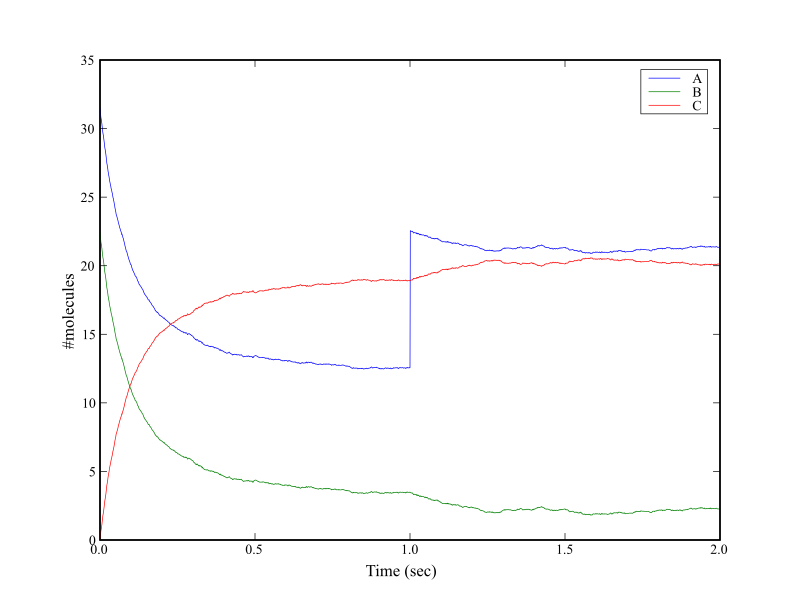

Write the Python code that produced this figure.
import steps.model as smodel
import steps.geom.core as sgeom
import steps.rng as srng
import steps.wmdirect as swmdirect

import numpy
from pylab import *

# # # # # # # # # # # # # # # # # # # # # # # # # # # # # # # # # # # # 

mdl = smodel.Model()

molA = smodel.Spec('molA', mdl)
molB = smodel.Spec('molB', mdl)
molC = smodel.Spec('molC', mdl)

volsys = smodel.Volsys('vsys', mdl)

kreac_f = smodel.Reac('kreac_f', volsys, lhs=['molA',molB], rhs=[molC])
kreac_f.kcst = 0.3e6
kreac_b = smodel.Reac('kreac_b', volsys, lhs=[molC], rhs=[molA,molB])
kreac_b.kcst = 0.7

# # # # # # # # # # # # # # # # # # # # # # # # # # # # # # # # # # # # 

mesh = sgeom.Container()

comp = sgeom.Comp('comp', mesh)
comp.addVolsys('vsys')
comp.vol = 1.6667e-21

# # # # # # # # # # # # # # # # # # # # # # # # # # # # # # # # # # # # 

r = srng.create('mt19937', 512)

sim = swmdirect.Solver(mdl, mesh, r)

r.initialize(23412)

res = numpy.zeros([100,2001,3])
tpnt = numpy.arange(0.0, 2.001, 0.001)

for i in xrange(0,100):
    sim.reset()
    sim.setCompConc('comp', 'molA', 31.4e-6)
    sim.setCompConc('comp', 'molB', 22.3e-6)
    
    for t in xrange(0,1001):
        sim.run(tpnt[t])
        res[i,t,0] = sim.getCompCount('comp', 'molA')
        res[i,t,1] = sim.getCompCount('comp', 'molB')
        res[i,t,2] = sim.getCompCount('comp', 'molC')

    sim.setCompCount('comp', 'molA', sim.getCompCount('comp', 'molA') + 10)

    for t in xrange(1001, 2001):
        sim.run(tpnt[t])
        res[i,t,0] = sim.getCompCount('comp', 'molA')
        res[i,t,1] = sim.getCompCount('comp', 'molB')
        res[i,t,2] = sim.getCompCount('comp', 'molC')

res2 = numpy.mean(res, 0)

plot(tpnt, res2[:,0])
plot(tpnt, res2[:,1])
plot(tpnt, res2[:,2])
xlabel('Time (sec)')
ylabel('#molecules')
legend(('A','B','C'))
savefig('secondorderreaction04.svg')
show()
